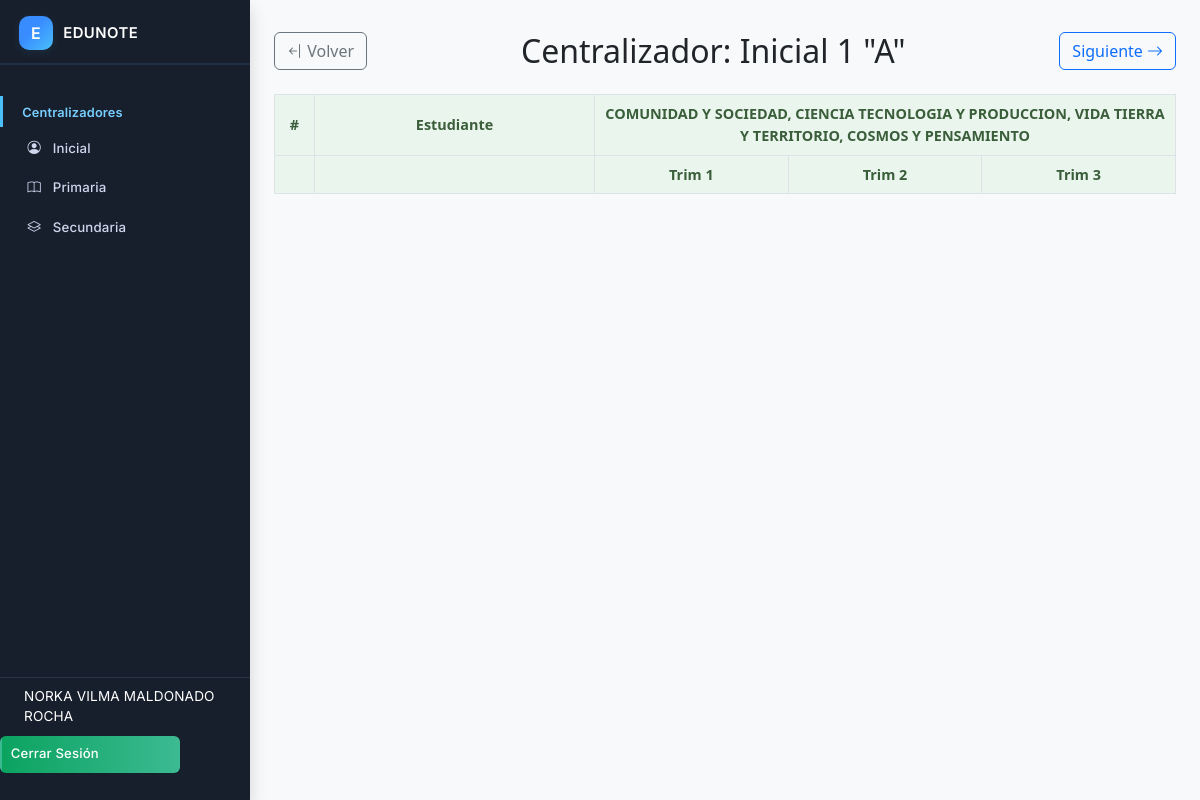
/direc/ver_cen_ini.php?id=102 (signed in), run on the app's committed database.
### tables this page shows
CREATE TABLE `cursos` (
  `id_curso` int(11) NOT NULL,
  `nivel` varchar(20) NOT NULL COMMENT 'Ej: Kinder, Primaria, Secundaria',
  `curso` int(11) NOT NULL COMMENT 'Número del curso, ej: 1, 2, 3',
  `paralelo` varchar(5) NOT NULL COMMENT 'Ej: A, B, C'
);

CREATE TABLE `materias` (
  `id_materia` int(11) NOT NULL,
  `nombre_materia` varchar(255) NOT NULL COMMENT 'Nombre de la materia, ej: Matemáticas, Física',
  `es_submateria` tinyint(1) DEFAULT 0,
  `materia_padre_id` int(11) DEFAULT NULL,
  `es_extra` tinyint(1) NOT NULL DEFAULT 0
);

### direc/ver_cen_ini.php (the view, shortened to what this page needs)
<?php
$id_curso = isset($_GET['id']) ? (int)$_GET['id'] : 0;
$db = new Database();
$conn = $db->connect();
$stmt_cursos = $conn->query("SELECT id_curso, curso, paralelo FROM cursos WHERE nivel = 'Inicial' ORDER BY curso, paralelo");
$cursos = $stmt_cursos->fetchAll(PDO::FETCH_ASSOC);
$curso_ids = array_column($cursos, 'id_curso');
$index_actual = array_search($id_curso, $curso_ids);
$id_anterior = $id_siguiente = null;
if ($index_actual !== false) {
    if ($index_actual < count($curso_ids) - 1) {
        $id_siguiente = $curso_ids[$index_actual + 1];
    }
}
$stmt_curso = $conn->prepare("SELECT nivel, curso, paralelo FROM cursos WHERE id_curso = ? AND nivel = 'Inicial'");
$stmt_curso->execute([$id_curso]);
$curso = $stmt_curso->fetch(PDO::FETCH_ASSOC);
$stmt_materias = $conn->prepare("
    SELECT m.id_materia, m.nombre_materia
    FROM cursos_materias cm
    JOIN materias m ON cm.id_materia = m.id_materia
    WHERE cm.id_curso = ?
");
$stmt_materias->execute([$id_curso]);
$materias = $stmt_materias->fetchAll(PDO::FETCH_ASSOC);
?>
<!DOCTYPE html>
<html lang="es">
<head>
    <link rel="stylesheet" href="../css/bootstrap.min.css">
    <link rel="stylesheet" href="https://cdn.jsdelivr.net/npm/bootstrap-icons@1.11.3/font/bootstrap-icons.min.css">
</head>
<body>
    <div class="sidebar d-flex flex-column">
        <?php include '../includes/sidebar.php'; ?>
    </div>
    <div class="main-content">
        <div class="d-flex justify-content-between align-items-center mb-4">
            <a href="iniv.php" class="btn btn-outline-secondary">
                <i class="bi bi-arrow-bar-left"></i> Volver
            </a>
            <div class="flex-grow-1 text-center">
                <h2 class="mb-0">Centralizador: <?= htmlspecialchars($curso['nivel'] . ' ' . $curso['curso'] . ' "' . $curso['paralelo'] . '"') ?></h2>
            </div>
            <div class="d-flex nav-cursos justify-content-end">
                <?php if ($id_siguiente): ?>
                    <a href="ver_cen_ini.php?id=<?= $id_siguiente ?>" class="btn btn-outline-primary">
                        Siguiente <i class="bi bi-arrow-right"></i>
                    </a>
                <?php endif; ?>
            </div>
        </div>
        <div class="table-responsive" style="max-height: 80vh;">
            <table class="table table-bordered table-centralizador">
                <thead>
                    <tr>
                        <th style="width: 40px;">#</th>
                        <th style="width: 280px;">Estudiante</th>
                        <?php foreach ($materias as $materia): ?>
                            <th colspan="3"><?= htmlspecialchars($materia['nombre_materia']) ?></th>
                        <?php endforeach; ?>
                    </tr>
                    <tr>
                        <th></th>
                        <th></th>
                        <?php foreach ($materias as $materia): ?>
                            <th>Trim 1</th>
                            <th>Trim 2</th>
                            <th>Trim 3</th>
                        <?php endforeach; ?>
                    </tr>
                </thead>
            </table>
        </div>
    </div>
</body>
</html>

### direc/ver_cen_ini.php (style rules this page uses)
body { background: #f8f9fa; }
.main-content { margin-left: 250px; padding: 32px 24px; }
.sidebar { position: fixed; left: 0; top: 0; width: 250px; height: 100vh; background: #212c3a; color: #fff; z-index: 1000; }
.table-centralizador th, .table-centralizador td { text-align: center; vertical-align: middle; font-size: 0.9rem; padding: 8px; }
.table-centralizador thead th { background-color: #eaf5ed !important; color: #3a5e3a; position: sticky; top: 0; }
.nav-cursos { gap: 8px; }

### data on the page
cursos: nivel+curso+paralelo "Inicial 1 \"A\""
materias: nombre_materia "COMUNIDAD Y SOCIEDAD, CIENCIA TECNOLOGIA Y PRODUCCION, VIDA TIERRA Y TERRITORIO, COSMOS Y PENSAMIENTO"

### other printed values
$_SESSION['user_name'] "NORKA VILMA MALDONADO ROCHA"
